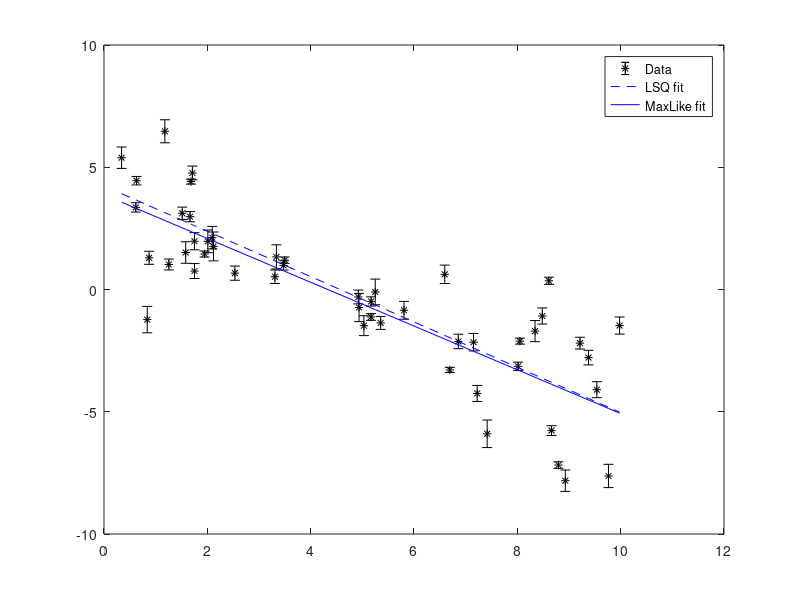

Source code (MATLAB): (Note: this script raises an error after producing the figure.)
%% Fitting a line
%
% This demo follows the linefit example of EMCEE for python
% See full description here: http://dan.iel.fm/emcee/current/user/line/
% 
% This example is provided to compare with gwmcmc and emcee implementations. 
%

addpath ..  %first we add the path of the toolbox folder 

%% Generate synthetic data
%
% First we generate some noisy data which falls on a line. We know the true
% parameters of the line and the parameters of the noise added to the
% observations.
% 
% In this surrogate data there are two sources of uncertainty. One source
% with known variance (yerr), and another multiplicative uncertainty with 
% unknown variance. 

% This is the true model parameters used to generate the noise 
m_true = [-0.9594;4.294;log(0.534)]

N = 50;
x = sort(10*rand(1,N)); 
yerr = 0.1+0.5*rand(1,N);
y = m_true(1)*x+m_true(2);
y = y + abs(exp(m_true(3))*y) .* randn(1,N);
y = y + yerr .* randn(1,N);


close all %close all figures 
errorbar(x,y,yerr,'k*');



%% Least squares fit
% 
% lscov can be used to fit a straight line to the data assuming that the 
% errors in yerr are correct. Notice how this results in very optimistic
% uncertainties on the slope and intercept. This is because this method
% only accounts for the known source of error. 
%

[m_lsq,sigma_mlsq,MSE]=lscov([x;ones(size(x))]',y',diag(yerr.^2));
sigma_m_lsq=sigma_mlsq/sqrt(MSE); %see help on lscov
m_lsq
sigma_m_lsq

hold on
plot(x,polyval(m_lsq,x),'b--')


%% Maximum likelihood estimate
%
% We define a likelihood function consistent with how the data was generated, and 
% then we use fminsearch to find the max-likelihood fit of the model to the data. 
%

% First we define a helper function equivalent to calling log(normpdf(x,mu,sigma))
% but has higher precision because it avoids truncation errors associated with calling 
% log(exp(xxx)).
lognormpdf=@(x,mu,sigma)-0.5*((x-mu)./sigma).^2  -log(sqrt(2*pi).*sigma);

forwardmodel=@(m)m(1)*x + m(2);
variancemodel=@(m) yerr.^2 + (forwardmodel(m)*exp(m(3))).^2;

logLike=@(m)sum(lognormpdf(y,forwardmodel(m),sqrt(variancemodel(m))));


m_best=fminsearch(@(m)-logLike(m),[polyfit(x,y,1) 0]')

hold on
plot(x,forwardmodel(m_best),'b')

legend('Data','LSQ fit','MaxLike fit')

%% prior information
%
% Here we formulate our prior knowledge about the model parameters. Here we use 
% flat priors within a strict range for each of the 3 model parameters. 
%

logprior =@(m) log( double((m(1)>-5)&&(m(1)<0.5) && (m(2)>0)&&(m(2)<10) && (m(3)>-10)&&(m(3)<1)) );

%% Find the posterior distribution using GWMCMC
%
% Now we apply the MCMC hammer to draw samples from the posterior.
%
%

% first we initialize the ensemble of walkers in a small gaussian ball 
% around the max-likelihood estimate. 
minit=bsxfun(@plus,m_best,randn(3,100)*0.1);

% Apply the hammer:
tic
m=gwmcmc(minit,{logprior logLike},100000,'ThinChain',5);
toc

%todo: more diagnose plots. 

% TRACE plot


m(:,:,1:end*.2)=[]; %crop 20% to get rid of burn-in. 

figure
eacorr(m)
title('Markov Chain auto correlation')


figure

m=m(:,:)'; %flatten the chain

%plot 100 samples...
for kk=1:100
    r=ceil(rand*size(m,1));
    h=plot(x,forwardmodel(m(r,:)),'color',[1 .8 1]*.9);
    hold on
end
h(2)=errorbar(x,y,yerr,'k*');
h(3)=plot(x,forwardmodel(median(m)),'m','linewidth',3);
h(4)=plot(x,forwardmodel(m_lsq),'b--','linewidth',3);
h(5)=plot(x,forwardmodel(m_true),'r','linewidth',3);



axis tight

legend(h,'samples from posterior','Data','GWMCMC median','LSQ fit','Truth')

